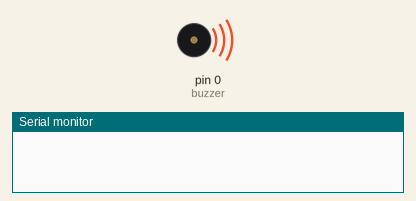
This sketch was run on a simulated Arduino Uno, built with avr-gcc and run on an emulated ATmega328P. On the bench: buzzer (waves = sounding), the last lines printed to the serial monitor.

Above: at 0.05 s.
At 0.8 s:
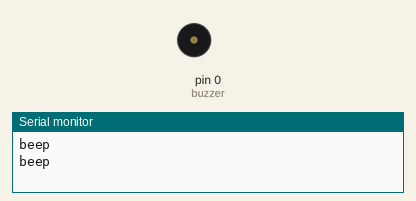
Timing chart, 0 to 3.2 s (numbered marks = the images above):
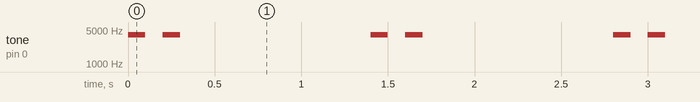

The sketch:

buzzer.ino
```cpp
// (licence header left out)
#include <dummy.h>
// Include the correct display library
// For a connection via I2C using Wire include

const int buzzer = 0;

void setup() {
  Serial.begin(9600);
}

void loop() {

	buzzerFunction(2);
	delay(1000);
}

int buzzerFunction(int counter){
  for (int buzzerTimer = 1; buzzerTimer <= counter; buzzerTimer++){
	  tone(buzzer, 4000); // Send 5KHz sound signal...
	  delay(100);        // ...for .1 sec
	  noTone(buzzer);     // Stop sound...
	  delay(100);        // ...for .1sec
	  Serial.println("beep");
  }
}
```

Measured:
- by itself, tone on pin 0 (buzzer): repeats every 1.4 s: silent 0.10 s, 4000 Hz 0.10 s, silent 1.1 s, 4000 Hz 0.10 s
